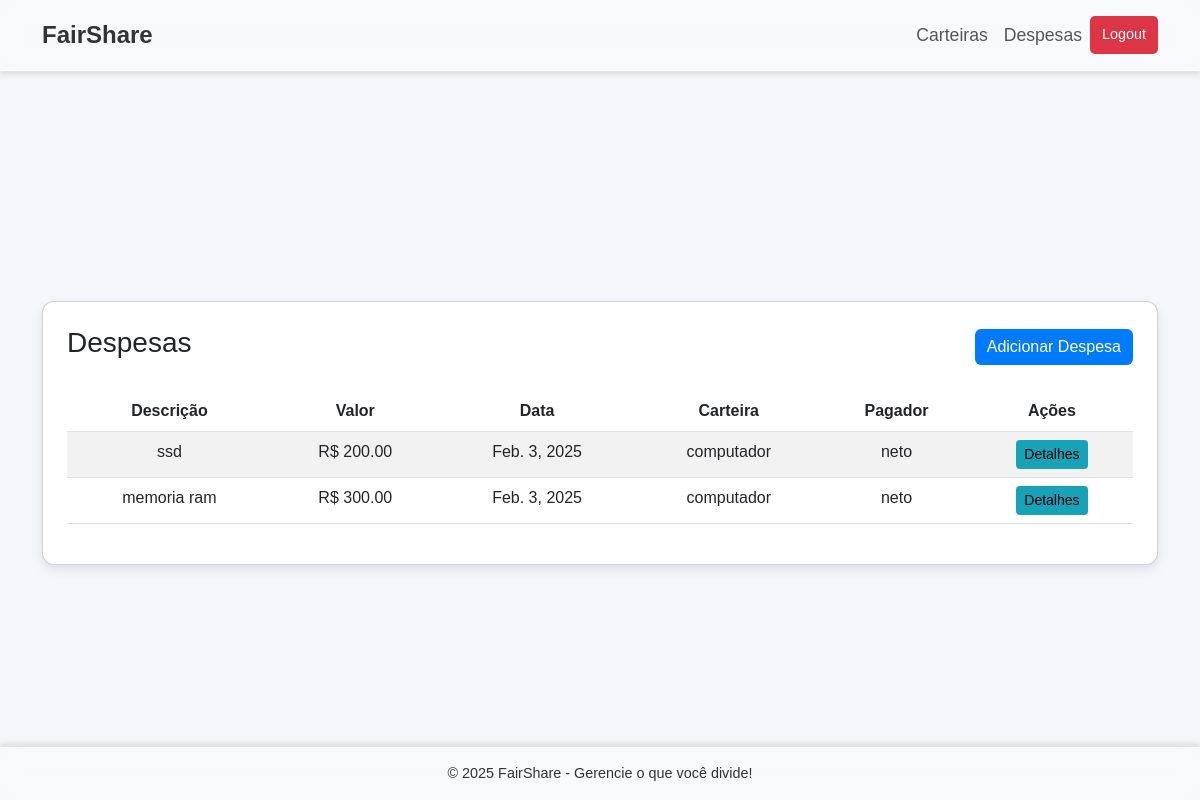
The app's page /expenses/ (signed in), older data.
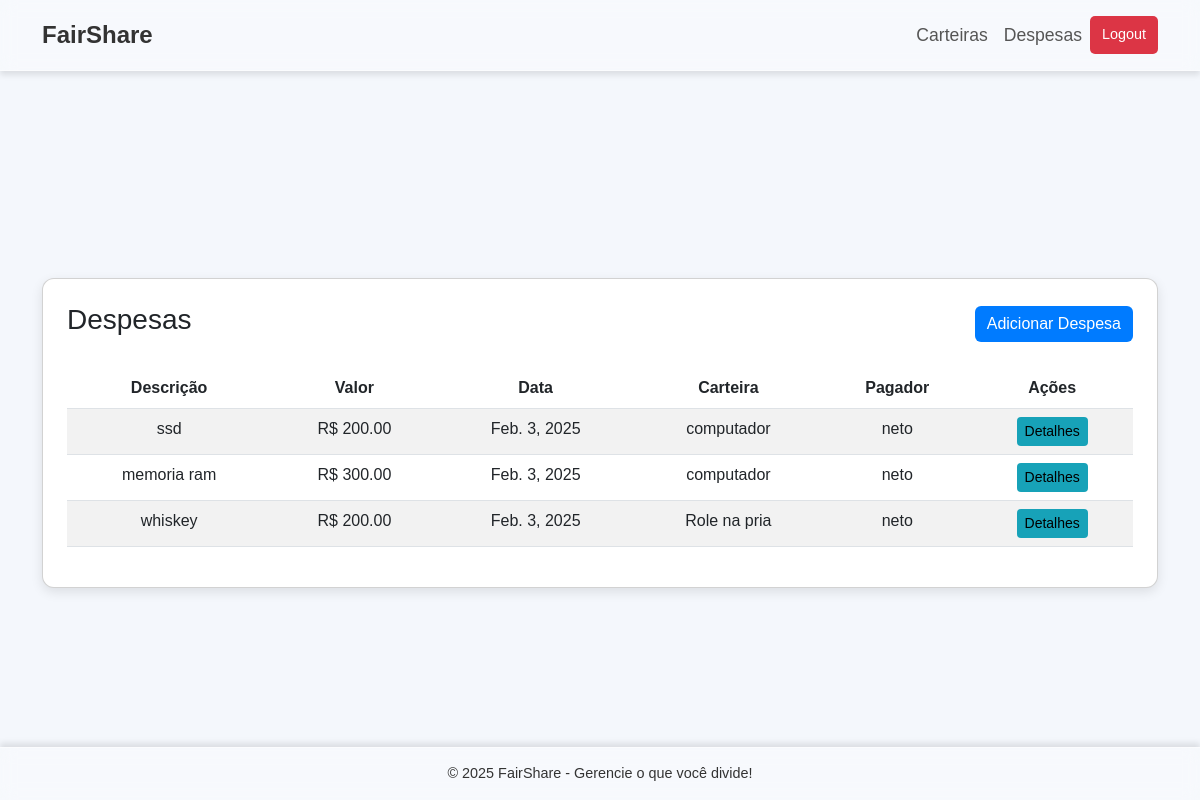
The same page, newer data.
### core/models.py (models this page shows, shortened)
class Expense(models.Model):
    wallet = models.ForeignKey(
        Wallet,
        on_delete=models.CASCADE,
        related_name="expenses"
    )
    description = models.CharField(max_length=255)
    amount = models.DecimalField(max_digits=10, decimal_places=2)
    date = models.DateField(auto_now_add=True)
    payer = models.ForeignKey(
        User,
        on_delete=models.CASCADE,
        related_name="paid_expenses"
    )
    beneficiaries = models.ManyToManyField(
        User,
        related_name="shared_expenses"
    )

class Wallet(models.Model):
    name = models.CharField(max_length=255)
    description = models.TextField(blank=True, null=True)
    balance = models.DecimalField(max_digits=10, decimal_places=2, default=0)
    members = models.ManyToManyField(User, related_name="core_wallets")

### core/views.py (the view)
# urls.py: path('expenses/', views.expense_list, name='expense_list'),
@login_required
def expense_list(request):
    expenses = Expense.objects.filter(wallet__members=request.user)
    return render(request, 'core/expense_list.html', {'expenses': expenses})

### templates/core/expense_list.html (shortened to what this page needs)
{% extends 'base.html' %}
{% block content %}
<div class="container mt-5">
    <div class="card p-4">
        <div class="d-flex justify-content-between align-items-center mb-4">
            <h3>Despesas</h3>
            <a href="{% url 'core:add_expense' %}" class="btn btn-primary">Adicionar Despesa</a>
        </div>
        {% if expenses %}
        <div class="table-responsive">
            <table class="table table-striped">
                <thead>
                    <tr>
                        <th>Descrição</th>
                        <th>Valor</th>
                        <th>Data</th>
                        <th>Carteira</th>
                        <th>Pagador</th>
                        <th>Ações</th>
                    </tr>
                </thead>
                <tbody>
                    {% for expense in expenses %}
                    <tr>
                        <td>{{ expense.description }}</td>
                        <td>R$ {{ expense.amount }}</td>
                        <td>{{ expense.date }}</td>
                        <td>{{ expense.wallet.name }}</td>
                        <td>{{ expense.payer.username }}</td>
                        <td>
                            <a href="{% url 'core:expense_detail' expense.pk %}" class="btn btn-sm btn-info">Detalhes</a>
                        </td>
                    </tr>
                    {% endfor %}
                </tbody>
            </table>
        </div>
        {% else %}
        <p>Nenhuma despesa registrada ainda.</p>
        {% endif %}
    </div>
</div>
{% endblock %}

### templates/base.html (shortened to what this page needs)
<!DOCTYPE html>
<html lang="en">
<head>
    <link href="https://cdn.jsdelivr.net/npm/bootstrap@5.3.0/dist/css/bootstrap.min.css" rel="stylesheet">
</head>
<body>
    <nav class="navbar navbar-expand-lg">
        <div class="container">
            <a class="navbar-brand" href="{% url 'home' %}">FairShare</a>
            <div class="collapse navbar-collapse justify-content-end" id="navbarNav">
                <ul class="navbar-nav">
                    <li class="nav-item"><a class="nav-link" href="{% url 'core:wallet_list' %}">Carteiras</a></li>
                    <li class="nav-item"><a class="nav-link" href="{% url 'core:expense_list' %}">Despesas</a></li>
                    <li class="nav-item">
                        <form method="post" action="{% url 'logout' %}" class="d-flex">
                            <button type="submit" class="logout-btn">Logout</button>
                        </form>
                    </li>
                </ul>
            </div>
        </div>
    </nav>
    <main>
        {% block content %}
        {% endblock %}
    </main>
    <footer>
        © 2025 FairShare - Gerencie o que você divide!
    </footer>
</body>
</html>

### templates/base.html (style rules this page uses)
body { background-color: #f4f7fc; font-family: 'Arial', sans-serif; display: flex; flex-direction: column; min-height: 100vh; }
.navbar { background: rgba(255, 255, 255, 0.3); backdrop-filter: blur(8px); padding: 12px 0; border-bottom: 1px solid rgba(255, 255, 255, 0.5); box-shadow: 0px 4px 6px rgba(0, 0, 0, 0.1); }
.navbar .container { display: flex; align-items: center; justify-content: space-between; }
.navbar-brand { font-size: 1.5rem; font-weight: bold; color: #333 !important; }
.nav-item { display: flex; align-items: center; }
.nav-link { color: #555 !important; font-size: 1.1rem; padding: 8px 15px; }
.logout-btn { background: #dc3545; color: white; border: none; padding: 8px 12px; font-size: 0.9rem; border-radius: 5px; }
main { flex: 1; display: flex; justify-content: center; align-items: center; text-align: center; padding: 20px; }
footer { background: rgba(255, 255, 255, 0.3); backdrop-filter: blur(8px); color: #333; text-align: center; padding: 15px; margin-top: auto; font-size: 0.9rem; border-top: 1px solid rgba(255, 255, 255, 0.5); box-shadow: 0px -4px 6px rgba(0, 0, 0, 0.1); }

### templates/core/expense_list.html (style rules this page uses)
body { background-color: #f4f7fc; }
.card { background: white; border-radius: 12px; box-shadow: 0 4px 12px rgba(0, 0, 0, 0.1); padding: 30px; }
.btn-primary { background-color: #007bff; border: none; }
.btn-info { background-color: #17a2b8; border: none; }

Row changes from the older to the newer data that the page shows:
added Expense: description "whiskey", amount "200.00", date "Feb. 3, 2025", wallet.name "Role na pria", payer.username "neto"
